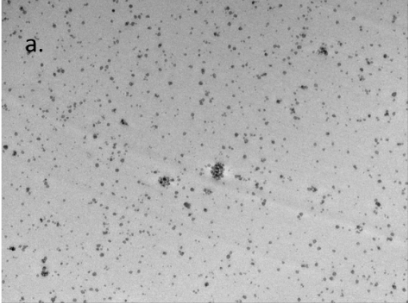
#> input picture sample_images/image-1a.png, 408 x 303 px
$ python main.py
#> lines starting #> are read from the running program, lines starting #| are printed output that depends on the picture; after the words box and inside, x2 and y2 are one past the last pixel; in counts of white or black regions, pixels touching at a corner belong together
import matplotlib
import matplotlib.pyplot as plt
from numpy import asarray
from PIL import Image
from skimage.data import page
from skimage.filters import (
    threshold_otsu, threshold_niblack, threshold_sauvola)


matplotlib.rcParams['font.size'] = 9
img = Image.open('./sample_images/image-1a.png')
#> img is the input picture: PIL image 408x303 RGBA; mean R, G, B, A 177.8, 177.8, 177.8, 254.1
imgdata = asarray(img)
# img.show()

print(type(imgdata.shape))
#| <class 'tuple'>

# image = imgdata
image = page()
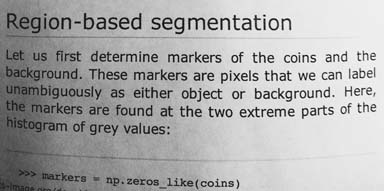
#> input picture skimage.data.page(), 384 x 191 px
#> image is the input picture: shape (191, 384); min 0, max 255, mean 171.5
binary_global = image > threshold_otsu(image)
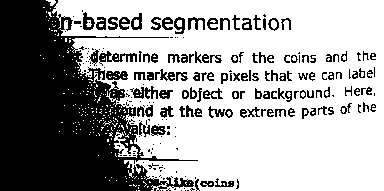
#> binary_global: shape (191, 384) bool; 63.8% white; 230 black regions (114 under 20 px), largest, box (x1, y1, x2, y2) and area: (0, 0, 198, 191) 20325, (99, 51, 137, 66) 231, (130, 86, 158, 99) 185

window_size = 25
thresh_niblack = threshold_niblack(image, window_size=window_size, k=0.8)
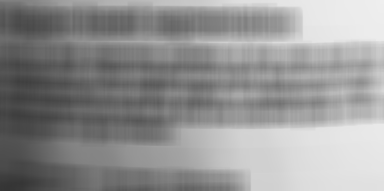
#> thresh_niblack: shape (191, 384) float64; min 53.45, max 239, mean 147.2
thresh_sauvola = threshold_sauvola(image, window_size=window_size)
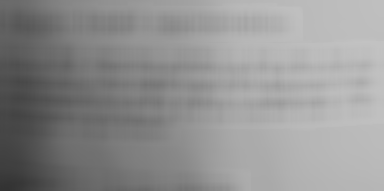
#> thresh_sauvola: shape (191, 384) float64; min 51.26, max 194.8, mean 145.2

binary_niblack = image > thresh_niblack
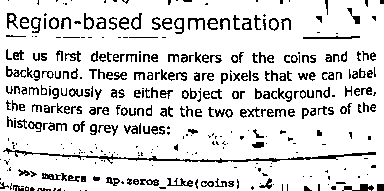
#> binary_niblack: shape (191, 384) bool; 85.9% white; black in thin lines or dots
binary_sauvola = image > thresh_sauvola
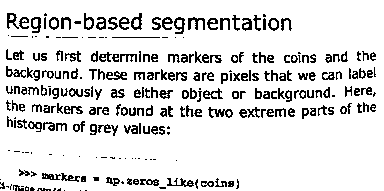
#> binary_sauvola: shape (191, 384) bool; 87.2% white; black in thin lines or dots

plt.figure(figsize=(8, 7))
plt.subplot(2, 2, 1)
plt.imshow(image, cmap=plt.cm.gray)
plt.title('Original')
plt.axis('off')

plt.subplot(2, 2, 2)
plt.title('Global Threshold')
plt.imshow(binary_global, cmap=plt.cm.gray)
plt.axis('off')

plt.subplot(2, 2, 3)
plt.imshow(binary_niblack, cmap=plt.cm.gray)
plt.title('Niblack Threshold')
plt.axis('off')

plt.subplot(2, 2, 4)
plt.imshow(binary_sauvola, cmap=plt.cm.gray)
plt.title('Sauvola Threshold')
plt.axis('off')

plt.show()

$ run again, with sample_images/image-1b.png copied over sample_images/image-1a.png
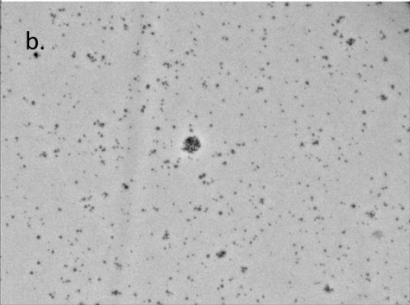
#> input picture sample_images/image-1b.png, 410 x 305 px
#> img is the input picture: PIL image 410x305 RGBA; mean R, G, B, A 184.1, 184.1, 184.1, 253.8
#| <class 'tuple'>
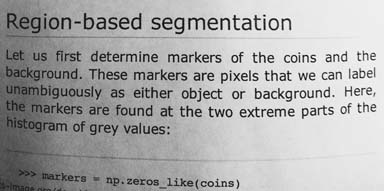
#> input picture skimage.data.page(), 384 x 191 px
#> image is the input picture: shape (191, 384); min 0, max 255, mean 171.5
#> binary_global: shape (191, 384) bool; 63.8% white; 230 black regions (114 under 20 px), largest, box (x1, y1, x2, y2) and area: (0, 0, 198, 191) 20325, (99, 51, 137, 66) 231, (130, 86, 158, 99) 185
#> binary_niblack: shape (191, 384) bool; 85.9% white; black in thin lines or dots
#> binary_sauvola: shape (191, 384) bool; 87.2% white; black in thin lines or dots

$ run again, with sample_images/image-1c.png copied over sample_images/image-1a.png
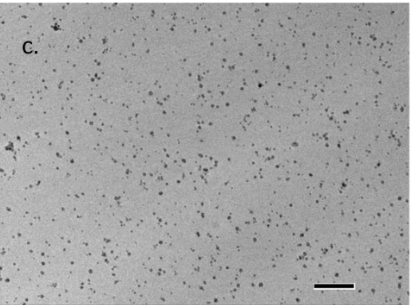
#> input picture sample_images/image-1c.png, 411 x 305 px
#> img is the input picture: PIL image 411x305 RGBA; mean R, G, B, A 161.5, 161.5, 161.5, 251.8
#| <class 'tuple'>
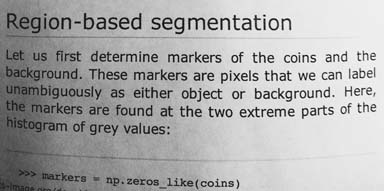
#> input picture skimage.data.page(), 384 x 191 px
#> image is the input picture: shape (191, 384); min 0, max 255, mean 171.5
#> binary_global: shape (191, 384) bool; 63.8% white; 230 black regions (114 under 20 px), largest, box (x1, y1, x2, y2) and area: (0, 0, 198, 191) 20325, (99, 51, 137, 66) 231, (130, 86, 158, 99) 185
#> binary_niblack: shape (191, 384) bool; 85.9% white; black in thin lines or dots
#> binary_sauvola: shape (191, 384) bool; 87.2% white; black in thin lines or dots

$ run again, with sample_images/image-1d.png copied over sample_images/image-1a.png
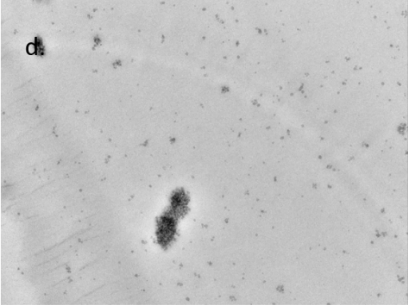
#> input picture sample_images/image-1d.png, 408 x 305 px
#> img is the input picture: PIL image 408x305 RGBA; mean R, G, B, A 195.1, 195.1, 195.1, 254.5
#| <class 'tuple'>
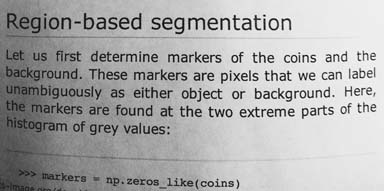
#> input picture skimage.data.page(), 384 x 191 px
#> image is the input picture: shape (191, 384); min 0, max 255, mean 171.5
#> binary_global: shape (191, 384) bool; 63.8% white; 230 black regions (114 under 20 px), largest, box (x1, y1, x2, y2) and area: (0, 0, 198, 191) 20325, (99, 51, 137, 66) 231, (130, 86, 158, 99) 185
#> binary_niblack: shape (191, 384) bool; 85.9% white; black in thin lines or dots
#> binary_sauvola: shape (191, 384) bool; 87.2% white; black in thin lines or dots
